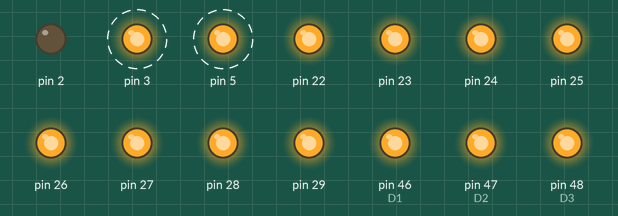
Bench run of a sketch on a simulated Arduino Mega 2560, built with avr-gcc and run on an emulated ATmega2560. On the bench: output pins drawn as LEDs (lit = HIGH). Dashed ring = blinking. Pins used as bus, display or sensor lines are not drawn.

Above: at 0.15 s.
Timing chart, 0 to 3.0 s (numbered marks = the images above):
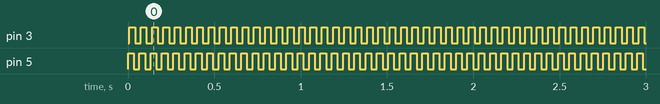

Measured:
- by itself, pin 3, pin 5: alternates HIGH for 0.03 s and LOW for 0.03 s
- by itself, everything shown: repeats every 0.92 s, in 3 steps

The sketch:

411-t1-generacion-de-senales-en-modo-normal.ino
```cpp
/*
Generar dos señales de onda cuadrada desfasadas 90º eléctricos
con el timer 3 utilizando las salidas OC3A (pin 5) y OC3C (pin 3)
de period T = 65,536 ms (f = 1/T = 15,2587 Hz). Comprobar que
las señales generadas por el timer son las correctas haciendo
uso del osciloscopio del simulador Proteus.
*/

// Pulsadores
#define PRIGHT 30	 // PC[7] pulsador right
#define PDOWN 31	 // PC[6] pulsador down
#define PLEFT 32	 // PC[5] pulsador left
#define PSELECT 33 // PC[4] pulsador select/enter
#define PUP 34		 // PC[3] pulsador up
#define PSTART 37	 // PC[0] speaker

// Display 8 segmentos
#define D4 49 // Pin 49 - unidades
#define D3 48 // Pin 48 - decenas
#define D2 47 // Pin 47 - centenas
#define D1 46 // Pin 46 - unidades de millar

// Array display 8 segmentos
char display_map[4] = {D4, D3, D2, D1};

// Teclado
#define ROW0 42 // PL[7] fila 0
#define ROW1 43 // PL[6] fila 1
#define ROW2 44 // PL[5] fila 2
#define ROW3 45 // PL[4] fila 3

#define DOFF B00001111;
#define DON B00000000;

#define TEMP A1 // Sensor de temperatura

// Array valores hexadecimales
char hexadecimal[16] = {
		'0', '1', '2', '3', // 0, 1, 2, 3
		'4', '5', '6', '7', // 4, 5, 6, 7
		'8', '9', 'A', 'B', // 8, 9, A, B
		'C', 'D', 'E', 'F'	// C, D, E, F
};

// Array valores hexadecimales en binario
char hex_value[16] = {
		0x3F, 0x06, 0x5B, 0x4F, // 0, 1, 2, 3
		0x66, 0x6D, 0x7D, 0x07, // 4, 5, 6, 7
		0x7F, 0x6F, 0x77, 0x7C, // 8, 9, A, B
		0x39, 0x5E, 0x79, 0x71	// C, D, E, F
};

// Matriz teclado
char keyboard_map[][3] = {
		{'1', '2', '3'},
		{'4', '5', '6'},
		{'7', '8', '9'},
		{'*', '0', '#'}};

void setup()
{
	Serial.begin(9600); // Inicializamos el puerto serie

	// Puerto A salida
	DDRA = B11111111;	 // Configuramos el puerto A como salida (0xFF)
	PORTA = B11111111; // Inicializamos el puerto A a 1 (0xFF)

	// Puerto L teclado
	DDRL = B00001111;	 // Configuramos los pines 0, 1, 2 y 3 del puerto L como entrada, y el resto como salida (0x0F)
	PORTL = B11111111; // Inicializamos el puerto L a 1 (0xFF)

	// Puerto C
	DDRC = B00000000;	 // Configuramos el pin 0 del puerto C como entrada (0x00)
	PORTC = B11111111; // Inicializamos el puerto C a 1 (0cFF)

	// Modo normal
	// TOP = 0xFFFF -> 65535
	// T = 65.536ms
	// f = 1/T = 15.2587Hz
	// fclk = 16MHz
	// Formula: f = (fclk / (2 * N * (1 + TOP)))
	// N = 8.00004669 -> 8

	pinMode(5, OUTPUT);
	pinMode(3, OUTPUT);
	pinMode(2, OUTPUT);

	TCCR3A = TCCR3B = TCCR3C = 0; // Desactivamos todas las salidas del timer 3

	TCNT3 = 0; // Inicializamos el contador del timer 3 a 0

	OCR3A = 0x0001; // Registro de comparación A del timer 3
	OCR3C = 0x3FFF; // Registro de comparación C del timer 3

	TCCR3A = B01000100; // Modo normal, toggle OC3A y OC3C en comparación
	TCCR3B = B00000010; // Prescaler 8
}

void loop()
{
}
```
